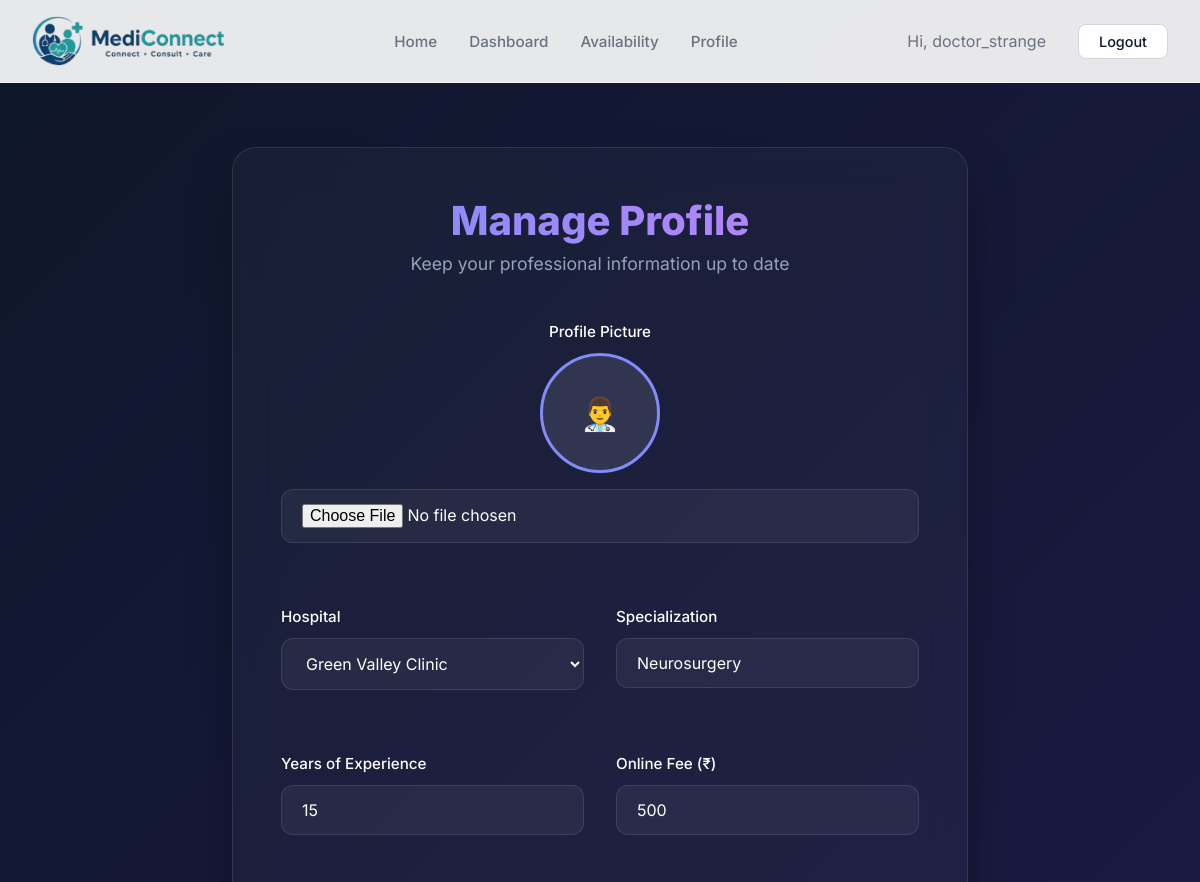
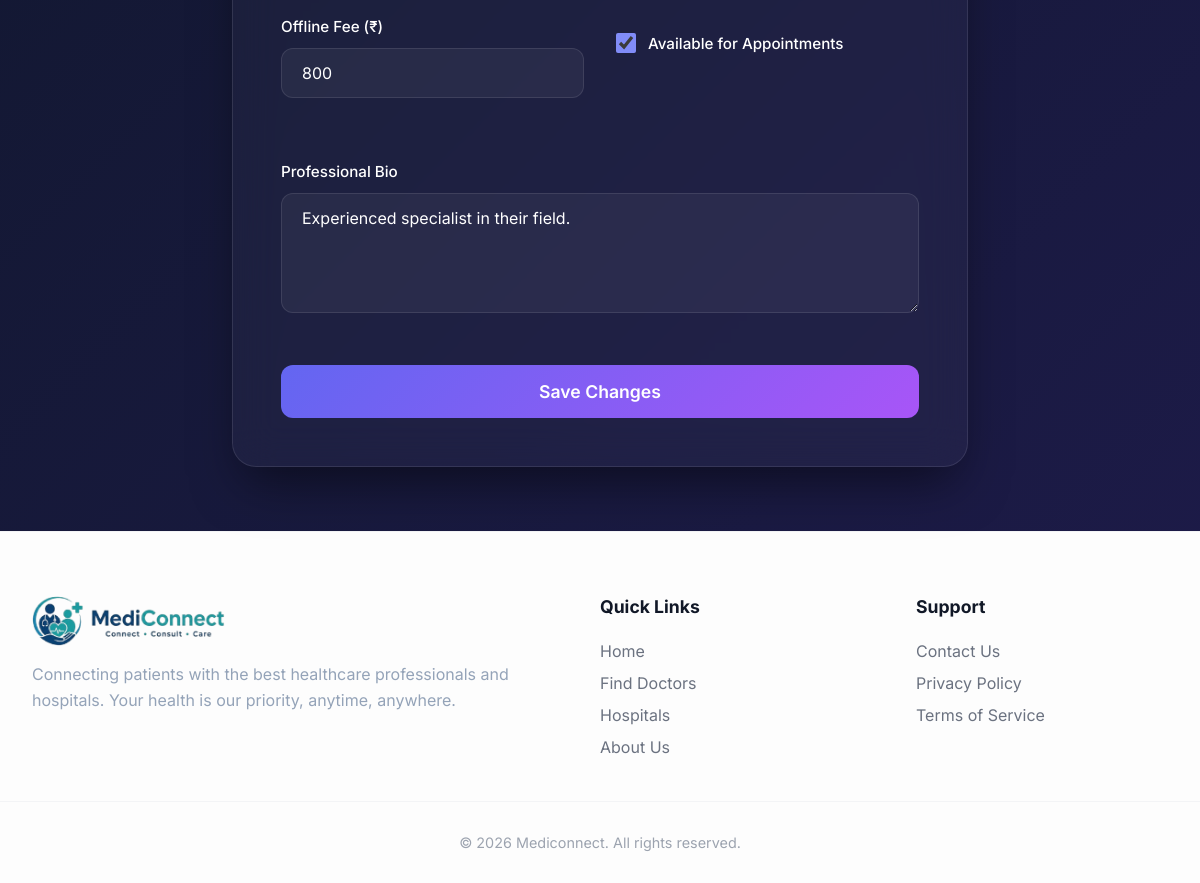
/accounts/profile/update/ (signed in), run on the app's committed database (2 pictures, top to bottom).
### accounts/models.py (models this page shows, shortened)
class User(AbstractUser):
    ROLE_CHOICES = (
        ('PATIENT', 'Patient'),
        ('DOCTOR', 'Doctor'),
        ('ADMIN', 'Admin'),
    )
    role = models.CharField(max_length=20, choices=ROLE_CHOICES)
    phone = models.CharField(max_length=15, blank=True)

class DoctorProfile(models.Model):
    user = models.OneToOneField(User, on_delete=models.CASCADE)
    hospital = models.ForeignKey('core.Hospital', on_delete=models.CASCADE)
    specialization = models.CharField(max_length=100)
    experience_years = models.IntegerField(default=0)
    doctor_pic = models.ImageField(upload_to='profiles/doctors', blank=True, null=True)
    fees_online = models.IntegerField(default=0)
    fees_offline = models.IntegerField(default=0)
    bio = models.TextField(blank=True)
    is_available = models.BooleanField(default=True)

### core/models.py (models this page shows, shortened)
class Hospital(models.Model):
    name = models.CharField(max_length=200)
    state = models.CharField(max_length=100)
    phone = models.CharField(max_length=15)
    address = models.TextField()
    email = models.EmailField(blank=True)

### accounts/views.py (the view, shortened to what this page needs)
# urls.py: path('profile/update/', views.update_profile_view, name='update_profile'),
@login_required
def update_profile_view(request):
    user = request.user
    hospitals = Hospital.objects.all()
    profile = None
    if user.role == 'PATIENT':
        try:
            profile = PatientProfile.objects.get(user=user)
        except PatientProfile.DoesNotExist:
            profile = PatientProfile.objects.create(user=user, date_of_birth='2000-01-01')
        if request.method == 'POST':
            profile.date_of_birth = request.POST.get('date_of_birth')
            profile.gender = request.POST.get('gender')
            profile.blood_group = request.POST.get('blood_group')
            profile.medical_history = request.POST.get('medical_history')
            profile.allergies = request.POST.get('allergies')
            if 'patient_pic' in request.FILES:
                profile.patient_pic = request.FILES['patient_pic']
            profile.save()
            messages.success(request, 'Profile updated successfully!')
            return redirect('home')
    elif user.role == 'DOCTOR':
        try:
            profile = DoctorProfile.objects.get(user=user)
        except DoctorProfile.DoesNotExist:
            messages.error(request, 'Doctor profile not found.')
            return redirect('doctor_dashboard')
    context = {
        'profile': profile,
        'hospitals': hospitals,
        'role': user.role
    }
    return render(request, 'accounts/updateprofile.html', context)

### templates/accounts/updateprofile.html (shortened to what this page needs)
{% extends 'base.html' %}
{% load static %}
{% block content %}
<div class="profile-container">
    <div class="glass-card">
        <div class="profile-header">
            <h1>Manage Profile</h1>
            <p>Keep your professional information up to date</p>
        </div>
        <form method="POST" enctype="multipart/form-data">
            <div class="form-grid">
                {% if role == 'PATIENT' %}
                    <div class="form-group full-width" style="text-align: center;">
                        <label>Profile Picture</label>
                        {% if profile.patient_pic %}
                            <img src="{{ profile.patient_pic.url }}" class="pic-preview" alt="Profile Pic">
                        {% else %}
                            <div class="pic-preview" style="display: inline-flex; align-items: center; justify-content: center; background: rgba(255,255,255,0.1);">
                                <span style="font-size: 2rem;">👤</span>
                            </div>
                        {% endif %}
                        <input type="file" name="patient_pic" class="form-input">
                    </div>
                    <div class="form-group">
                        <label>Date of Birth</label>
                        <input type="date" name="date_of_birth" class="form-input" value="{{ profile.date_of_birth|date:'Y-m-d' }}" required>
                    </div>
                    <div class="form-group">
                        <label>Gender</label>
                        <select name="gender" class="form-input">
                            <option value="">Select Gender</option>
                            <option value="Male" {% if profile.gender == 'Male' %}selected{% endif %}>Male</option>
                            <option value="Female" {% if profile.gender == 'Female' %}selected{% endif %}>Female</option>
                            <option value="Other" {% if profile.gender == 'Other' %}selected{% endif %}>Other</option>
                        </select>
                    </div>
                    <div class="form-group">
                        <label>Blood Group</label>
                        <input type="text" name="blood_group" class="form-input" placeholder="e.g. A+" value="{{ profile.blood_group }}">
                    </div>
                    <div class="form-group full-width">
                        <label>Medical History</label>
                        <textarea name="medical_history" class="form-input" placeholder="List any past surgeries, chronic conditions, etc.">{{ profile.medical_history }}</textarea>
                    </div>
                    <div class="form-group full-width">
                        <label>Allergies</label>
                        <textarea name="allergies" class="form-input" placeholder="List any known allergies...">{{ profile.allergies }}</textarea>
                    </div>
                {% elif role == 'DOCTOR' %}
                    <div class="form-group full-width" style="text-align: center;">
                        <label>Profile Picture</label>
                        {% if profile.doctor_pic %}
                            <img src="{{ profile.doctor_pic.url }}" class="pic-preview" alt="Profile Pic">
                        {% else %}
                            <div class="pic-preview" style="display: inline-flex; align-items: center; justify-content: center; background: rgba(255,255,255,0.1);">
                                <span style="font-size: 2rem;">👨‍⚕️</span>
                            </div>
                        {% endif %}
                        <input type="file" name="doctor_pic" class="form-input">
                    </div>
                    <div class="form-group">
                        <label>Hospital</label>
                        <select name="hospital" class="form-input" required>
                            {% for hospital in hospitals %}
                                <option value="{{ hospital.id }}" {% if profile.hospital.id == hospital.id %}selected{% endif %}>
                                    {{ hospital.name }}
                                </option>
                            {% endfor %}
                        </select>
                    </div>
                    <div class="form-group">
                        <label>Specialization</label>
                        <input type="text" name="specialization" class="form-input" value="{{ profile.specialization }}" required>
                    </div>
                    <div class="form-group">
                        <label>Years of Experience</label>
                        <input type="number" name="experience_years" class="form-input" value="{{ profile.experience_years }}" required>
                    </div>
                    <div class="form-group">
                        <label>Online Fee (₹)</label>
                        <input type="number" name="fees_online" class="form-input" value="{{ profile.fees_online }}" required>
                    </div>
                    <div class="form-group">
                        <label>Offline Fee (₹)</label>
                        <input type="number" name="fees_offline" class="form-input" value="{{ profile.fees_offline }}" required>
                    </div>
                    <div class="form-group">
                        <div class="checkbox-group">
                            <input type="checkbox" name="is_available" id="is_available" {% if profile.is_available %}checked{% endif %}>
                            <label for="is_available" style="margin-bottom: 0;">Available for Appointments</label>
                        </div>
                    </div>
                    <div class="form-group full-width">
                        <label>Professional Bio</label>
                        <textarea name="bio" class="form-input" placeholder="Tell us about your background and expertise...">{{ profile.bio }}</textarea>
                    </div>
                {% endif %}
            </div>
            <button type="submit" class="btn-submit">Save Changes</button>
        </form>
    </div>
</div>
{% endblock %}

### templates/base.html (shortened to what this page needs)
<!DOCTYPE html>
<html lang="en">
<head>
    {% load static %}
    <link rel="stylesheet" href="{% static 'css/style.css' %}">
</head>
<body>
    <nav>
        <div class="nav-container">
            <a href="{% url 'home' %}" class="logo">
                <img src="{% static 'images/logo.png' %}" alt="Mediconnect Logo"
                    onerror="this.style.display='none'; this.nextElementSibling.style.display='inline';">
            </a>
            <div class="nav-links">
                <a href="{% url 'home' %}">Home</a>
                {% if user.is_authenticated %}
                {% if user.role == 'DOCTOR' %}
                <a href="{% url 'doctor_dashboard' %}">Dashboard</a>
                <a href="{% url 'manage_availability' %}">Availability</a>
                {% else %}
                <a href="{% url 'find_doctors' %}">Find Doctors</a>
                <a href="{% url 'medical_records' %}">My Records</a>
                {% endif %}
                <a href="{% url 'update_profile' %}">Profile</a>
                {% endif %}
            </div>
            <div class="nav-auth">
                {% if user.is_authenticated %}
                <span style="color: #6b7280; margin-right: 1rem; align-self: center;">Hi, {{ user.username }}</span>
                <a href="{% url 'logout' %}" class="btn-nav login">Logout</a>
                {% else %}
                <a href="{% url 'login' %}" class="btn-nav login">Login</a>
                <a href="{% url 'register' %}" class="btn-nav register">Register</a>
                {% endif %}
            </div>
        </div>
    </nav>
    <main>
        {% block content %}{% endblock %}
    </main>
    <footer>
        <div class="footer-content">
            <div class="footer-logo">
                <h2 class="logo"><img src="{% static 'images/logo.png' %}" alt="Mediconnect Logo"
                        onerror="this.style.display='none'; this.nextElementSibling.style.display='inline';">
                </h2>
                <p style="color: var(--text-muted); line-height: 1.6;">Connecting patients with the best healthcare
                    professionals and hospitals. Your health is our priority, anytime, anywhere.</p>
            </div>
            <div class="footer-section">
                <h3>Quick Links</h3>
                <ul>
                    <li><a href="{% url 'home' %}">Home</a></li>
                    <li><a href="{% url 'find_doctors' %}">Find Doctors</a></li>
                    <li><a href="{% url 'hospital_list' %}">Hospitals</a></li>
                    <li><a href="#">About Us</a></li>
                </ul>
            </div>
            <div class="footer-section">
                <h3>Support</h3>
                <ul>
                    <li><a href="#">Contact Us</a></li>
                    <li><a href="#">Privacy Policy</a></li>
                    <li><a href="#">Terms of Service</a></li>
                </ul>
            </div>
        </div>
        <div class="footer-bottom">
            &copy; 2026 Mediconnect. All rights reserved.
        </div>
    </footer>
</body>
</html>

### static/css/style.css (style rules this page uses)
:root { --primary: #6366f1; --primary-dark: #4f46e5; --secondary: #ec4899; --accent: #8b5cf6; --bg-gradient: linear-gradient(135deg, #0f172a 0%, #1e1b4b 100%); --card-bg: rgba(255, 255, 255, 0.05); --glass-border: rgba(255, 255, 255, 0.1); --text-main: #f8fafc; --text-muted: #94a3b8; --input-bg: rgba(0, 0, 0, 0.2); }
* { margin: 0; padding: 0; box-sizing: border-box; font-family: 'Inter', system-ui, -apple-system, sans-serif; }
body { background: var(--bg-gradient); color: var(--text-main); min-height: 100vh; display: flex; flex-direction: column; }
.glass-card { background: var(--card-bg); backdrop-filter: blur(12px); -webkit-backdrop-filter: blur(12px); border: 1px solid var(--glass-border); border-radius: 24px; box-shadow: 0 25px 50px -12px rgba(0, 0, 0, 0.5); }
h1 { font-size: 2.5rem; font-weight: 800; background: linear-gradient(to right, #818cf8, #c084fc); -webkit-background-clip: text; background-clip: text; -webkit-text-fill-color: transparent; margin-bottom: 0.5rem; text-align: center; }
.form-group { margin-bottom: 1.5rem; }
label { display: block; margin-bottom: 0.5rem; font-size: 0.875rem; font-weight: 500; color: var(--text-muted); }
input, select, textarea { width: 100%; padding: 0.875rem 1.25rem; background: var(--input-bg); border: 1px solid var(--glass-border); border-radius: 12px; color: white; font-size: 1rem; transition: all 0.2s; }

### templates/accounts/updateprofile.html (style rules this page uses)
.profile-container { max-width: 800px; margin: 4rem auto; padding: 0 2rem; }
.glass-card { background: rgba(255, 255, 255, 0.03); backdrop-filter: blur(20px); -webkit-backdrop-filter: blur(20px); border: 1px solid rgba(255, 255, 255, 0.1); border-radius: 24px; padding: 3rem; box-shadow: 0 25px 50px -12px rgba(0, 0, 0, 0.5); }
.profile-header { text-align: center; margin-bottom: 3rem; }
.profile-header h1 { font-size: 2.5rem; font-weight: 800; margin-bottom: 0.5rem; background: linear-gradient(to right, #818cf8, #c084fc); -webkit-background-clip: text; background-clip: text; -webkit-text-fill-color: transparent; }
.profile-header p { color: var(--text-muted); font-size: 1.1rem; }
.form-grid { display: grid; grid-template-columns: 1fr 1fr; gap: 2rem; }
.form-group { margin-bottom: 2rem; }
.form-group.full-width { grid-column: span 2; }
.form-group label { display: block; margin-bottom: 0.75rem; color: white; font-weight: 500; font-size: 0.95rem; }
.form-input { width: 100%; padding: 0.875rem 1.25rem; background: rgba(255, 255, 255, 0.05); border: 1px solid rgba(255, 255, 255, 0.1); border-radius: 12px; color: white; font-family: 'Inter', sans-serif; font-size: 1rem; transition: all 0.3s cubic-bezier(0.4, 0, 0.2, 1); }
.form-input::placeholder { color: rgba(255, 255, 255, 0.3); }
textarea.form-input { min-height: 120px; resize: vertical; }
.pic-preview { width: 120px; height: 120px; border-radius: 50%; object-fit: cover; margin-bottom: 1rem; border: 3px solid #818cf8; padding: 3px; }
.btn-submit { width: 100%; padding: 1rem; border-radius: 12px; font-weight: 600; font-size: 1.1rem; margin-top: 1rem; background: linear-gradient(135deg, #6366f1 0%, #a855f7 100%); color: white; border: none; cursor: pointer; transition: transform 0.2s, box-shadow 0.2s; }
.checkbox-group { display: flex; align-items: center; gap: 0.75rem; margin-top: 1rem; }
.checkbox-group input { width: 20px; height: 20px; accent-color: #818cf8; }

### data on the page
User: username "doctor_strange"
DoctorProfile: hospital "Green Valley Clinic", specialization "Neurosurgery", experience_years "15", fees_online "500", fees_offline "800", is_available "☑", bio "Experienced specialist in their field."
